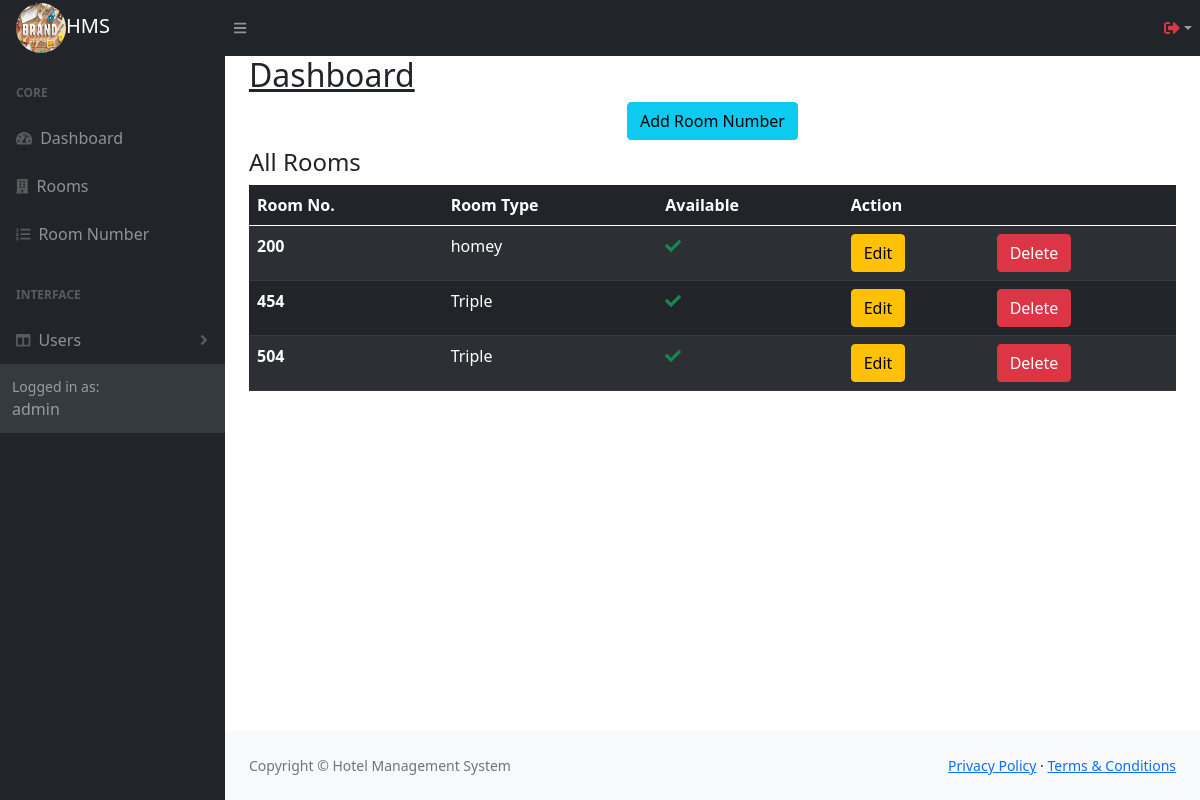
Screenshot of /admin/roomnumber.php (signed in) with the database file from the repository.
### tables this page shows
CREATE TABLE `roomnumber` (
  `roomnumber` int(11) NOT NULL,
  `roomtype` varchar(255) NOT NULL,
  `isempty` text NOT NULL,
  `check_in_status` tinyint(1) NOT NULL,
  `check_out_status` tinyint(1) NOT NULL
);

### classes/dbh.class.php (called while the page is built)
<?php
class Dbh {
    private $host = "localhost";
    private $user = "root";
    private $pwd = "";
    private $dbName = "peaceresort";
    protected function connect () {
        $dsn = 'mysql:host=' . $this->host . ';dbname=' . $this->dbName;
        try {
            $pdo = new PDO($dsn, $this->user, $this->pwd);
            $pdo->setAttribute(PDO::ATTR_DEFAULT_FETCH_MODE, PDO::FETCH_ASSOC);
        }
        catch (PDOException $e) {
            echo "Connection failed". $e->getMessage();
        }
        return $pdo;
    }
}

### classes/roomnumber.class.php (called while the page is built, shortened)
<?php
class RoomNumber extends Dbh {
    public function getAll() {
        $sql = "SELECT * FROM roomnumber";
        $stmt = $this->connect()->prepare($sql);
        $stmt->execute();
        while($result = $stmt->fetchAll()) {
            return $result;
        }
    }
}

### admin/roomnumber.php (the view, shortened to what this page needs)
<?php
    include_once "layout/header.php";
    $roomNumber = new RoomNumber();
?>
<h2><u>Dashboard</u></h2>
<?php
if($_SESSION['role'] === 'admin'):
?>
<div class="text-center">
    <button type="button" class="btn btn-info" data-bs-toggle="modal" data-bs-target="#roomNumber">
        Add Room Number
    </button>
</div>
<div class="mt-2">
    <h4>All Rooms</h4>
    <table class="table table-striped table-dark">
  <thead>
    <tr>
      <th scope="col">Room No.</th>
      <th scope="col">Room Type</th>
      <th scope="col">Available</th>
      <th colspan="2" scope="col">Action</th>
    </tr>
  </thead>
  <tbody>
      <?php
        if($roomNumber->getAll() > 0):
            foreach($roomNumber->getAll() as $room): ?>
                 <tr>
                    <th scope="row"><?=$room['roomnumber']?></th>
                    <td><?=$room['roomtype']?></td>
                    <?php
                        if($room['isempty'] == "true"):?>
                            <td><i class="fa fa-check text-success" aria-hidden="true"></i></td>
                    <?php
                        else:?>
                            <td><i class="fa fa-times text-danger" aria-hidden="true"></i></td>
                    <?php
                        endif;
                    ?>
                    <td><a class="btn btn-warning" href="editRoomNumber.php?id=<?=$room['roomnumber']?>">Edit</a></td>
                    <td><a class="btn btn-danger" href="roomnumberdelete.process.php?send=del&id=<?=$room['roomnumber']?>" onClick="return confirm('Do you want to delete??')">Delete</a></td>
                </tr>
        <?php
          endforeach;
        endif;
      ?>
  </tbody>
</table>
</div>
<?php
endif;
?>
<?php include_once "layout/footer.php" ?>

### rows the page displays
roomnumber: roomnumber "200", roomtype "homey", isempty "true" (drawn)
roomnumber: roomnumber "454", roomtype "Triple", isempty "true" (drawn)
roomnumber: roomnumber "504", roomtype "Triple", isempty "true" (drawn)

### other values shown
$_SESSION['logged'] "admin"
